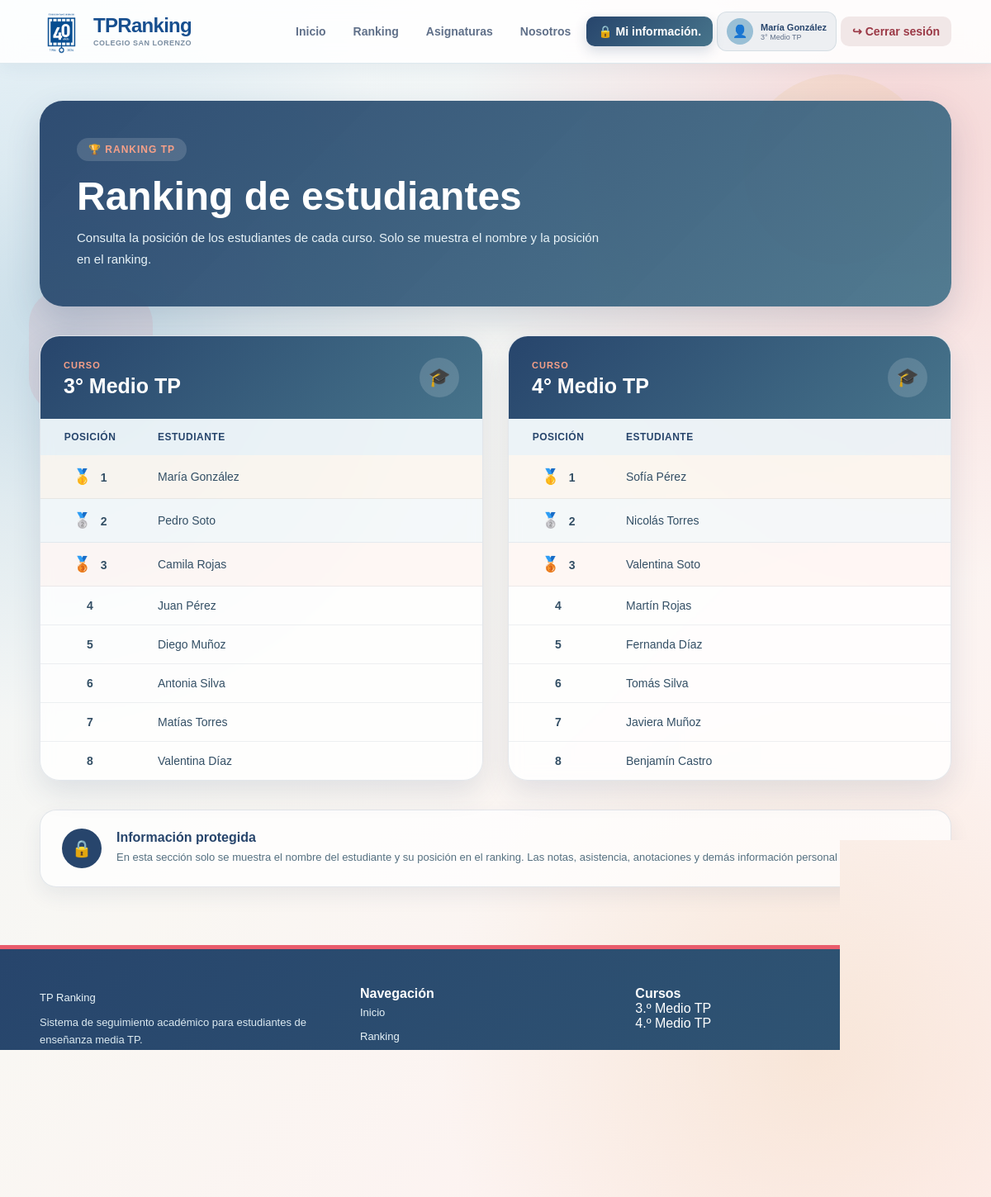
/ranking (signed in), run on the app's committed database.
### tables this page shows
CREATE TABLE estudiantes (
            id INTEGER PRIMARY KEY AUTOINCREMENT,
            rut TEXT NOT NULL UNIQUE,
            password TEXT NOT NULL,
            nombre TEXT NOT NULL,
            curso TEXT NOT NULL,
            anotacion TEXT DEFAULT ''
        );

### app/routes.py (the view)
@bp.get("/ranking")
@login_required
def ranking():
    ranking_3 = estudiantes_por_curso("3° Medio TP")
    ranking_4 = estudiantes_por_curso("4° Medio TP")
    return render_template(
        "pages/ranking.html",
        title="Ranking | TP Ranking",
        description="Ranking de estudiantes de 3° y 4° Medio TP.",
        ranking_3=ranking_3,
        ranking_4=ranking_4,
    )

### app/databases.py (called while the page is built)
def get_connection():
    connection = sqlite3.connect(Config.DATABASE)
    connection.row_factory = sqlite3.Row
    connection.execute("PRAGMA foreign_keys = ON")
    return connection

### app/models.py (called while the page is built)
def estudiantes_por_curso(curso):
    connection = get_connection()
    filas = connection.execute(
        """
        SELECT
            e.id,
            e.nombre,
            e.curso,
            ROUND(AVG(n.nota), 1) AS promedio
        FROM estudiantes e
        LEFT JOIN notas n
            ON n.estudiante_id = e.id
        WHERE e.curso = ?
        GROUP BY e.id, e.nombre, e.curso
        ORDER BY promedio DESC, e.nombre ASC
        """,
        (curso,)
    ).fetchall()
    connection.close()
    resultado = []
    for posicion, fila in enumerate(filas, start=1):
        resultado.append(
            {
                "id": fila["id"],
                "nombre": fila["nombre"],
                "curso": fila["curso"],
                "promedio": float(fila["promedio"] or 0),
                "posicion": posicion,
            }
        )
    return resultado

### app/routes.py (called while the page is built)
def login_required(view):
    @wraps(view)
    def wrapped(*args, **kwargs):
        if "usuario" not in session:
            return redirect(url_for("main.login"))
        return view(*args, **kwargs)
    return wrapped

@bp.context_processor
def datos_globales():
    return {
        "usuario": session.get("usuario")
    }

### templates/pages/ranking.html
{% extends "base.html" %}
{% block content %}
<main class="pagina-ranking">
    <section class="ranking-hero">
        <div class="ranking-hero-contenido">
            <span class="etiqueta-ranking">
                🏆 RANKING TP
            </span>
            <h1>
                Ranking de estudiantes
            </h1>
            <p>
                Consulta la posición de los estudiantes de cada curso.
                Solo se muestra el nombre y la posición en el ranking.
            </p>
        </div>
    </section>
    <section class="rankings">
        {% for nombre_curso, estudiantes in [
            ("3° Medio TP", ranking_3),
            ("4° Medio TP", ranking_4)
        ] %}
        <div class="ranking-curso">
            <div class="titulo-curso">
                <div>
                    <span class="curso-etiqueta">
                        CURSO
                    </span>
                    <h2>
                        {{ nombre_curso }}
                    </h2>
                </div>
                <span class="icono-curso">
                    🎓
                </span>
            </div>
            <div class="tabla-contenedor">
                <table class="tabla-ranking">
                    <thead>
                        <tr>
                            <th>Posición</th>
                            <th>Estudiante</th>
                        </tr>
                    </thead>
                    <tbody>
                        {% for estudiante in estudiantes %}
                        <tr class="
                            {% if estudiante.posicion == 1 %}
                                primer-lugar
                            {% elif estudiante.posicion == 2 %}
                                segundo-lugar
                            {% elif estudiante.posicion == 3 %}
                                tercer-lugar
                            {% endif %}
                        ">
                            <td>
                                {% if estudiante.posicion == 1 %}
                                    <span class="medalla">🥇</span>
                                {% elif estudiante.posicion == 2 %}
                                    <span class="medalla">🥈</span>
                                {% elif estudiante.posicion == 3 %}
                                    <span class="medalla">🥉</span>
                                {% endif %}
                                <strong>
                                    {{ estudiante.posicion }}
                                </strong>
                            </td>
                            <td>
                                {{ estudiante.nombre }}
                            </td>
                        </tr>
                        {% endfor %}
                    </tbody>
                </table>
            </div>
        </div>
        {% endfor %}
    </section>
    <section class="aviso-ranking">
        <div class="aviso-icono">
            🔒
        </div>
        <div>
            <h3>
                Información protegida
            </h3>
            <p>
                En esta sección solo se muestra el nombre del estudiante
                y su posición en el ranking. Las notas, asistencia,
                anotaciones y demás información personal son privadas.
            </p>
        </div>
    </section>
</main>
{% endblock %}

### templates/base.html (shortened to what this page needs)
<!DOCTYPE html>
<html lang="es">
<head>
    <link
        rel="stylesheet"
        href="{{ url_for('static', filename='css/style.css') }}"
    >
</head>
<body>
    {% include "includes/header.html" %}
    <main>
        {% block content %}{% endblock %}
    </main>
    {% include "includes/footer.html" %}
</body>
</html>

### templates/includes/header.html
<header class="header">
    <div class="header-contenido">
        <a href="{{ url_for('main.rankingtp') if usuario else url_for('main.index') }}"
           class="logo">
            <img
                src="{{ url_for('static', filename='images/Logo-40-anos-azul.png') }}"
                alt="Logo Colegio San Lorenzo"
            >
            <div class="logo-texto">
                <strong>TPRanking</strong>
                <span>Colegio San Lorenzo</span>
            </div>
        </a>
        {% if usuario %}
        <nav class="navegacion">
            <a href="{{ url_for('main.rankingtp') }}">
                Inicio
            </a>
            <a href="{{ url_for('main.ranking') }}">
                Ranking
            </a>
            <a href="{{ url_for('main.asignaturas') }}">
                Asignaturas
            </a>
            <a href="{{ url_for('main.nosotros') }}">
                Nosotros
            </a>
            <a
                href="{{ url_for('main.mi_informacion') }}"
                class="boton-mi-informacion"
            >
                🔒 Mi información.
            </a>
            <div class="usuario-conectado">
                <span class="usuario-icono">
                    👤
                </span>
                <div class="usuario-datos">
                    <strong>{{ usuario.nombre }}</strong>
                    <small>{{ usuario.curso }}</small>
                </div>
            </div>
            <form
                action="{{ url_for('main.api_logout') }}"
                method="POST"
                class="form-cerrar-sesion"
            >
                <button
                    type="submit"
                    class="boton-cerrar-sesion"
                >
                    ↪ Cerrar sesión
                </button>
            </form>
        </nav>
        {% endif %}
    </div>
</header>

### templates/includes/footer.html (shortened to what this page needs)
<footer class="footer">
    <div class="contenedor footer-contenido">
        <div>
            <a href="{{ url_for('main.index') }}" class="logo footer-logo">
                <span>TP</span>
                Ranking
            </a>
            <p>
                Sistema de seguimiento académico
                para estudiantes de enseñanza media TP.
            </p>
        </div>
        <div class="footer-enlaces">
            <strong>Navegación</strong>
            <a href="{{ url_for('main.index') }}">
                Inicio
            </a>
            {% if usuario %}
            <a href="{{ url_for('main.ranking') }}">
                Ranking
            </a>
            <a href="{{ url_for('main.asignaturas') }}">
            </a>
            {% endif %}
        </div>
        <div class="footer-enlaces">
            <strong>Cursos</strong>
            <span>3.º Medio TP</span>
            <span>4.º Medio TP</span>
        </div>
    </div>
    <div class="footer-final footer-bottom">
        <p>
        </p>
    </div>
</footer>

### data on the page
estudiantes: nombre "María González", posicion "1"
estudiantes: posicion "2", nombre "Pedro Soto"
estudiantes: posicion "3", nombre "Camila Rojas"
estudiantes: posicion "4", nombre "Juan Pérez"
estudiantes: posicion "5", nombre "Diego Muñoz"
estudiantes: posicion "6", nombre "Antonia Silva"
estudiantes: posicion "7", nombre "Matías Torres"
estudiantes: posicion "8", nombre "Valentina Díaz"
estudiantes: posicion "1", nombre "Sofía Pérez"
estudiantes: posicion "2", nombre "Nicolás Torres"
estudiantes: posicion "3", nombre "Valentina Soto"
estudiantes: posicion "4", nombre "Martín Rojas"
estudiantes: posicion "5", nombre "Fernanda Díaz"
estudiantes: posicion "6", nombre "Tomás Silva"
estudiantes: posicion "7", nombre "Javiera Muñoz"
estudiantes: posicion "8", nombre "Benjamín Castro"

### other printed values
{{ usuario.curso }} "3° Medio TP"
{{ nombre_curso }} "3° Medio TP" "4° Medio TP"
